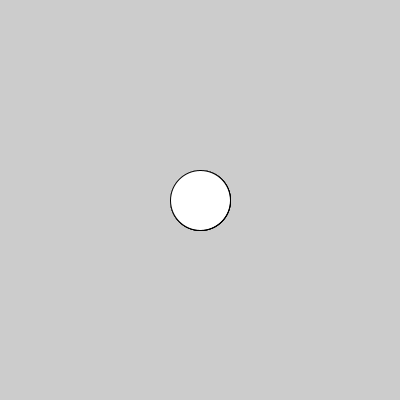
Frame 1 (no input)
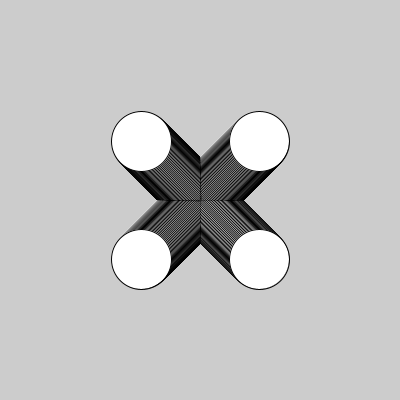
Frame 60 (the mouse pressed at the canvas centre just before this capture)
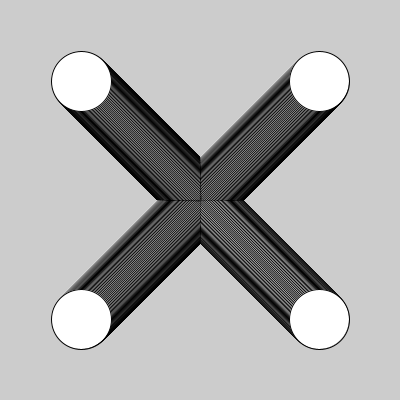
Frame 120 (the mouse held since frame 60 and released just before this capture)

The Processing sketch that drew these frames (run headless with seeded random() and noise(); from frame 60 on, the mouse is pressed at the canvas centre):

// Processing sketch: elegant_travelling_circles
// ── elegant_travelling_circles.pde
float x;


void setup(){
  size(400,400);
  x=width/2;
}

void draw(){
  ellipse(x,x,60,60);
  ellipse(height-x,x,60,60);
  ellipse(x,height-x,60,60);
  ellipse(height-x,height-x,60,60);
  x+=1;
}
